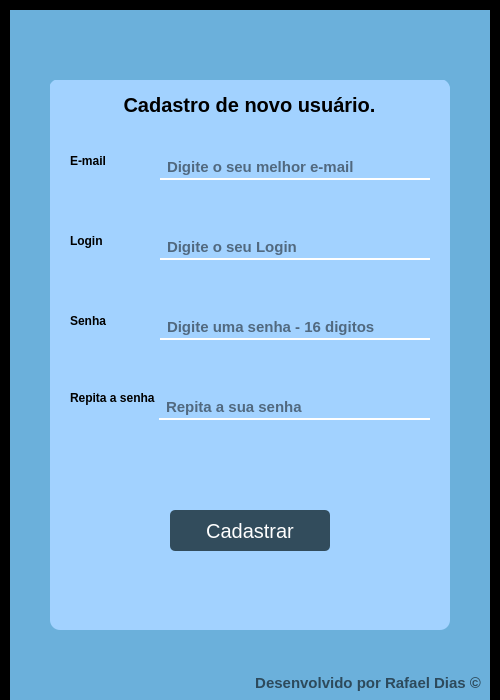
<?xml version="1.0" encoding="UTF-8"?>
<ui version="4.0">
 <class>MainWindow</class>
 <widget class="QMainWindow" name="MainWindow">
  <property name="geometry">
   <rect>
    <x>0</x>
    <y>0</y>
    <width>500</width>
    <height>700</height>
   </rect>
  </property>
  <property name="minimumSize">
   <size>
    <width>500</width>
    <height>700</height>
   </size>
  </property>
  <property name="font">
   <font>
    <family>Segoe UI</family>
    <pointsize>10</pointsize>
   </font>
  </property>
  <property name="windowTitle">
   <string>Cadastro de Usuário</string>
  </property>
  <property name="windowIcon">
   <iconset>
    <normaloff>../_img/login.png</normaloff>../_img/login.png</iconset>
  </property>
  <property name="styleSheet">
   <string notr="true"/>
  </property>
  <widget class="QWidget" name="centralwidget">
   <property name="styleSheet">
    <string notr="true">color: rgb(255, 255, 255);
background-color: rgb(0, 0, 0);</string>
   </property>
   <layout class="QVBoxLayout" name="verticalLayout">
    <property name="spacing">
     <number>0</number>
    </property>
    <property name="leftMargin">
     <number>10</number>
    </property>
    <property name="topMargin">
     <number>10</number>
    </property>
    <property name="rightMargin">
     <number>10</number>
    </property>
    <property name="bottomMargin">
     <number>0</number>
    </property>
    <item>
     <widget class="QFrame" name="frame">
      <property name="maximumSize">
       <size>
        <width>16777215</width>
        <height>35</height>
       </size>
      </property>
      <property name="styleSheet">
       <string notr="true">background-color: rgb(107, 176, 219);</string>
      </property>
      <property name="frameShape">
       <enum>QFrame::NoFrame</enum>
      </property>
      <property name="frameShadow">
       <enum>QFrame::Raised</enum>
      </property>
      <layout class="QHBoxLayout" name="horizontalLayout_3">
       <property name="spacing">
        <number>0</number>
       </property>
       <property name="leftMargin">
        <number>0</number>
       </property>
       <property name="topMargin">
        <number>5</number>
       </property>
       <property name="rightMargin">
        <number>0</number>
       </property>
       <property name="bottomMargin">
        <number>0</number>
       </property>
      </layout>
     </widget>
    </item>
    <item>
     <widget class="QFrame" name="frame_2">
      <property name="styleSheet">
       <string notr="true">background-color: rgb(107, 176, 219);</string>
      </property>
      <property name="frameShape">
       <enum>QFrame::NoFrame</enum>
      </property>
      <property name="frameShadow">
       <enum>QFrame::Raised</enum>
      </property>
      <layout class="QHBoxLayout" name="horizontalLayout">
       <property name="spacing">
        <number>0</number>
       </property>
       <property name="leftMargin">
        <number>0</number>
       </property>
       <property name="topMargin">
        <number>0</number>
       </property>
       <property name="rightMargin">
        <number>0</number>
       </property>
       <property name="bottomMargin">
        <number>0</number>
       </property>
       <item>
        <widget class="QFrame" name="frame_4">
         <property name="maximumSize">
          <size>
           <width>400</width>
           <height>550</height>
          </size>
         </property>
         <property name="styleSheet">
          <string notr="true">background-color: rgb(162, 210, 255);
border-radius: 10px;</string>
         </property>
         <property name="frameShape">
          <enum>QFrame::NoFrame</enum>
         </property>
         <property name="frameShadow">
          <enum>QFrame::Raised</enum>
         </property>
         <widget class="QLabel" name="label">
          <property name="geometry">
           <rect>
            <x>20</x>
            <y>60</y>
            <width>47</width>
            <height>41</height>
           </rect>
          </property>
          <property name="font">
           <font>
            <family>Arial</family>
            <pointsize>9</pointsize>
            <weight>75</weight>
            <bold>true</bold>
           </font>
          </property>
          <property name="styleSheet">
           <string notr="true">color: rgb(0, 0, 0);</string>
          </property>
          <property name="text">
           <string>E-mail</string>
          </property>
         </widget>
         <widget class="QLabel" name="label_3">
          <property name="geometry">
           <rect>
            <x>20</x>
            <y>135</y>
            <width>47</width>
            <height>51</height>
           </rect>
          </property>
          <property name="font">
           <font>
            <family>Arial</family>
            <pointsize>9</pointsize>
            <weight>75</weight>
            <bold>true</bold>
           </font>
          </property>
          <property name="styleSheet">
           <string notr="true">color: rgb(0, 0, 0);</string>
          </property>
          <property name="text">
           <string>Login</string>
          </property>
         </widget>
         <widget class="QLabel" name="label_4">
          <property name="geometry">
           <rect>
            <x>20</x>
            <y>225</y>
            <width>47</width>
            <height>31</height>
           </rect>
          </property>
          <property name="font">
           <font>
            <family>Arial</family>
            <pointsize>9</pointsize>
            <weight>75</weight>
            <bold>true</bold>
           </font>
          </property>
          <property name="styleSheet">
           <string notr="true">color: rgb(0, 0, 0);</string>
          </property>
          <property name="text">
           <string>Senha</string>
          </property>
         </widget>
         <widget class="QLabel" name="label_5">
          <property name="geometry">
           <rect>
            <x>20</x>
            <y>310</y>
            <width>91</width>
            <height>16</height>
           </rect>
          </property>
          <property name="font">
           <font>
            <family>Arial</family>
            <pointsize>9</pointsize>
            <weight>75</weight>
            <bold>true</bold>
           </font>
          </property>
          <property name="styleSheet">
           <string notr="true">color: rgb(0, 0, 0);</string>
          </property>
          <property name="text">
           <string>Repita a senha</string>
          </property>
         </widget>
         <widget class="QPushButton" name="pushButton">
          <property name="geometry">
           <rect>
            <x>120</x>
            <y>430</y>
            <width>160</width>
            <height>41</height>
           </rect>
          </property>
          <property name="font">
           <font>
            <family>Segoe UI</family>
            <pointsize>15</pointsize>
           </font>
          </property>
          <property name="styleSheet">
           <string notr="true">QPushButton{
	background-color: rgb(50, 76, 92);
	background-position: center;
	border-radius:5px;
}
QPushButton:hover{
	
	background-color: rgb(107, 176, 219);
	border: 2px solid rgb(255, 255, 255);
}
QPushButton:pressed{
	border: 2px solid rgb(255, 255, 255);
	color: rgb(0, 0, 0);
}</string>
          </property>
          <property name="text">
           <string>Cadastrar</string>
          </property>
         </widget>
         <widget class="QLabel" name="label_6">
          <property name="geometry">
           <rect>
            <x>-1</x>
            <y>-1</y>
            <width>401</width>
            <height>51</height>
           </rect>
          </property>
          <property name="font">
           <font>
            <family>Arial</family>
            <pointsize>15</pointsize>
            <weight>75</weight>
            <bold>true</bold>
           </font>
          </property>
          <property name="styleSheet">
           <string notr="true">color: rgb(0, 0, 0);</string>
          </property>
          <property name="text">
           <string>Cadastro de novo usuário.</string>
          </property>
          <property name="textFormat">
           <enum>Qt::AutoText</enum>
          </property>
          <property name="alignment">
           <set>Qt::AlignCenter</set>
          </property>
         </widget>
         <widget class="QLineEdit" name="lineEdit">
          <property name="geometry">
           <rect>
            <x>110</x>
            <y>60</y>
            <width>270</width>
            <height>40</height>
           </rect>
          </property>
          <property name="font">
           <font>
            <family>Arial</family>
            <pointsize>11</pointsize>
            <weight>75</weight>
            <bold>true</bold>
           </font>
          </property>
          <property name="styleSheet">
           <string notr="true">QLineEdit{
	border-bottom: 2px solid rgb(255, 255, 255);
	border-radius: 0px;
	padding: 5px;
	padding-bottom: -10px;
	background-color: rgb(162, 210, 255);
	color: rgb(0, 0, 0);
}

QLineEdit:hover{
	border-bottom: 2px solid rgb(107, 176, 219);
	
}

QLineEdit:focus{
	border-bottom: 2px solid rgb(107, 176, 219);
}</string>
          </property>
          <property name="maxLength">
           <number>32</number>
          </property>
          <property name="placeholderText">
           <string>Digite o seu melhor e-mail</string>
          </property>
         </widget>
         <widget class="QLineEdit" name="lineEdit_2">
          <property name="geometry">
           <rect>
            <x>110</x>
            <y>140</y>
            <width>270</width>
            <height>40</height>
           </rect>
          </property>
          <property name="font">
           <font>
            <family>Arial</family>
            <pointsize>11</pointsize>
            <weight>75</weight>
            <bold>true</bold>
           </font>
          </property>
          <property name="styleSheet">
           <string notr="true">QLineEdit{
	border-bottom: 2px solid rgb(255, 255, 255);
	border-radius: 0px;
	padding: 5px;
	padding-bottom: -10px;
	background-color: rgb(162, 210, 255);
	color: rgb(0, 0, 0);
}

QLineEdit:hover{
	border-bottom: 2px solid rgb(107, 176, 219);
	
}

QLineEdit:focus{
	border-bottom: 2px solid rgb(107, 176, 219);
}</string>
          </property>
          <property name="maxLength">
           <number>32</number>
          </property>
          <property name="placeholderText">
           <string>Digite o seu Login</string>
          </property>
         </widget>
         <widget class="QLineEdit" name="lineEdit_3">
          <property name="geometry">
           <rect>
            <x>110</x>
            <y>220</y>
            <width>270</width>
            <height>40</height>
           </rect>
          </property>
          <property name="font">
           <font>
            <family>Arial</family>
            <pointsize>11</pointsize>
            <weight>75</weight>
            <bold>true</bold>
           </font>
          </property>
          <property name="styleSheet">
           <string notr="true">QLineEdit{
	border-bottom: 2px solid rgb(255, 255, 255);
	border-radius: 0px;
	padding: 5px;
	padding-bottom: -10px;
	background-color: rgb(162, 210, 255);
	color: rgb(0, 0, 0);
}

QLineEdit:hover{
	border-bottom: 2px solid rgb(107, 176, 219);
	
}

QLineEdit:focus{
	border-bottom: 2px solid rgb(107, 176, 219);
}</string>
          </property>
          <property name="maxLength">
           <number>16</number>
          </property>
          <property name="echoMode">
           <enum>QLineEdit::Password</enum>
          </property>
          <property name="placeholderText">
           <string>Digite uma senha - 16 digitos</string>
          </property>
         </widget>
         <widget class="QLineEdit" name="lineEdit_4">
          <property name="geometry">
           <rect>
            <x>109</x>
            <y>300</y>
            <width>271</width>
            <height>40</height>
           </rect>
          </property>
          <property name="font">
           <font>
            <family>Arial</family>
            <pointsize>11</pointsize>
            <weight>75</weight>
            <bold>true</bold>
           </font>
          </property>
          <property name="styleSheet">
           <string notr="true">QLineEdit{
	border-bottom: 2px solid rgb(255, 255, 255);
	border-radius: 0px;
	padding: 5px;
	padding-bottom: -10px;
	background-color: rgb(162, 210, 255);
	color: rgb(0, 0, 0);
}

QLineEdit:hover{
	border-bottom: 2px solid rgb(107, 176, 219);
	
}

QLineEdit:focus{
	border-bottom: 2px solid rgb(107, 176, 219);
}</string>
          </property>
          <property name="maxLength">
           <number>16</number>
          </property>
          <property name="echoMode">
           <enum>QLineEdit::Password</enum>
          </property>
          <property name="placeholderText">
           <string>Repita a sua senha</string>
          </property>
         </widget>
         <widget class="QLabel" name="label_7">
          <property name="geometry">
           <rect>
            <x>6</x>
            <y>359</y>
            <width>391</width>
            <height>41</height>
           </rect>
          </property>
          <property name="font">
           <font>
            <family>Arial Black</family>
            <pointsize>11</pointsize>
            <weight>75</weight>
            <bold>true</bold>
           </font>
          </property>
          <property name="styleSheet">
           <string notr="true">color: rgb(0, 0, 0);</string>
          </property>
          <property name="text">
           <string/>
          </property>
          <property name="alignment">
           <set>Qt::AlignCenter</set>
          </property>
         </widget>
        </widget>
       </item>
      </layout>
     </widget>
    </item>
    <item>
     <widget class="QFrame" name="frame_3">
      <property name="maximumSize">
       <size>
        <width>16777215</width>
        <height>35</height>
       </size>
      </property>
      <property name="baseSize">
       <size>
        <width>0</width>
        <height>0</height>
       </size>
      </property>
      <property name="layoutDirection">
       <enum>Qt::LeftToRight</enum>
      </property>
      <property name="styleSheet">
       <string notr="true">background-color: rgb(107, 176, 219);</string>
      </property>
      <property name="frameShape">
       <enum>QFrame::NoFrame</enum>
      </property>
      <property name="frameShadow">
       <enum>QFrame::Raised</enum>
      </property>
      <layout class="QVBoxLayout" name="verticalLayout_2">
       <item>
        <widget class="QLabel" name="label_2">
         <property name="font">
          <font>
           <family>Arial</family>
           <pointsize>11</pointsize>
           <weight>75</weight>
           <bold>true</bold>
          </font>
         </property>
         <property name="styleSheet">
          <string notr="true">background-color: rgb(107, 176, 219);
color: rgb(45, 74, 92);</string>
         </property>
         <property name="text">
          <string>Desenvolvido por Rafael Dias ©</string>
         </property>
         <property name="alignment">
          <set>Qt::AlignRight|Qt::AlignTrailing|Qt::AlignVCenter</set>
         </property>
        </widget>
       </item>
      </layout>
     </widget>
    </item>
   </layout>
  </widget>
  <widget class="QMenuBar" name="menubar">
   <property name="geometry">
    <rect>
     <x>0</x>
     <y>0</y>
     <width>500</width>
     <height>23</height>
    </rect>
   </property>
  </widget>
 </widget>
 <resources/>
 <connections/>
</ui>
